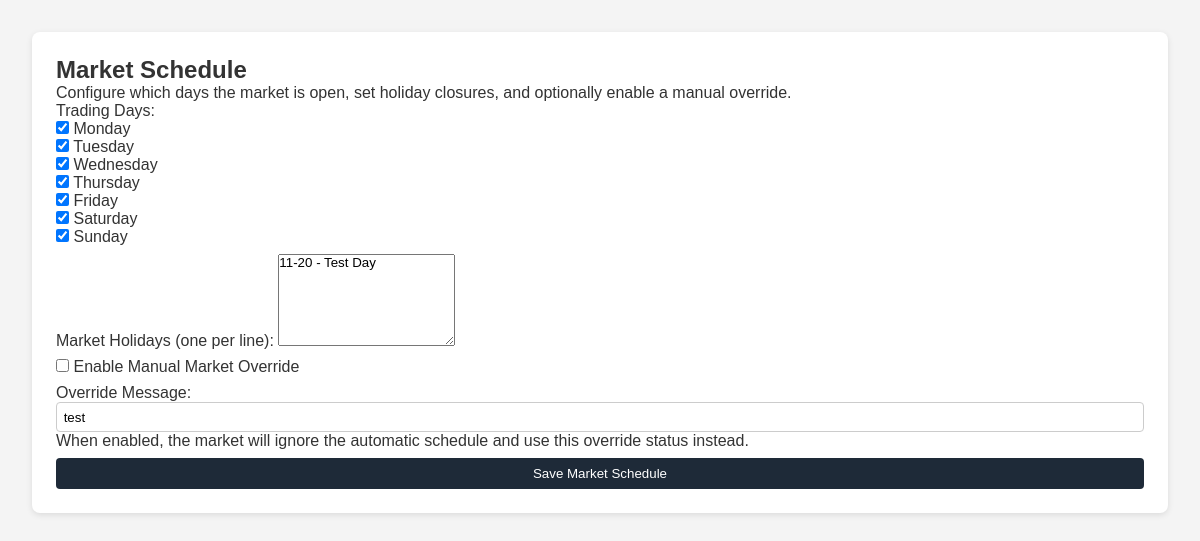
The app's page /admin/market/schedule (signed in), older data.
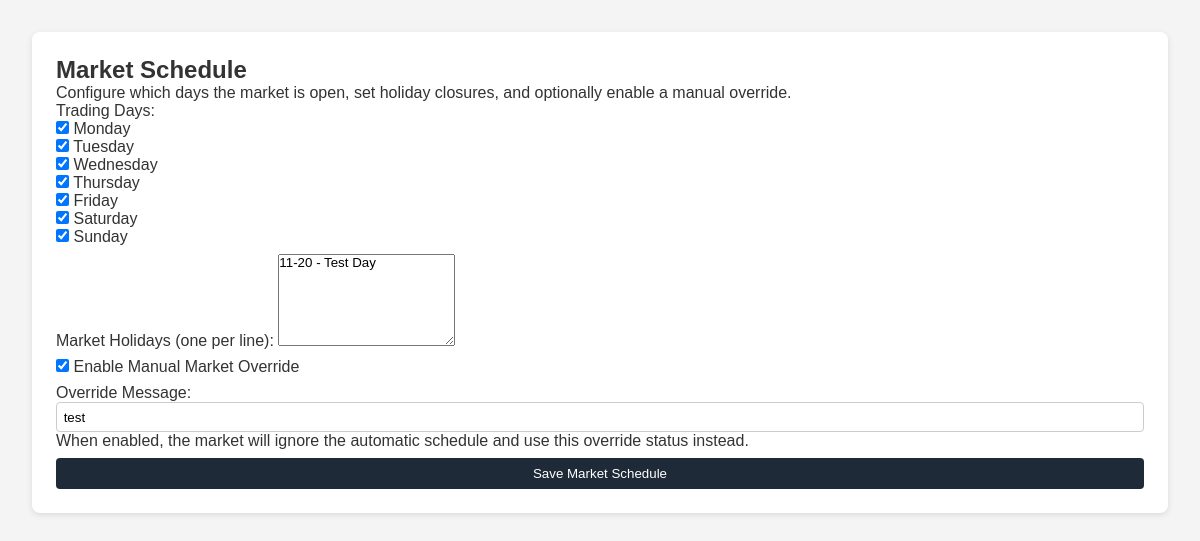
The same page, newer data.
### tables this page shows
CREATE TABLE market_schedule (
    id INTEGER PRIMARY KEY CHECK (id = 1),
    open_time TEXT DEFAULT '09:30',
    close_time TEXT DEFAULT '16:00',
    timezone TEXT DEFAULT 'EST',
    trading_days TEXT DEFAULT 'monday,tuesday,wednesday,thursday,friday',
    holidays TEXT DEFAULT '',
    manual_override INTEGER DEFAULT 0,
    manual_message TEXT DEFAULT ''
);

### app.py (the view, shortened to what this page needs)
@app.route("/admin/market/schedule", methods=["GET", "POST"])
def admin_market_schedule():
    check = require_admin()
    if check:
        return check
    conn = get_db_connection()
    settings = get_market_schedule()
    conn.close()
    active_days = settings["trading_days"].split(",") if settings["trading_days"] else []
    all_days = ["monday","tuesday","wednesday","thursday","friday","saturday","sunday"]
    return render_template(
        "admin_market_schedule.html",
        settings=settings,
        active_days=active_days,
        days=all_days
    )

### app.py (called while the page is built)
def get_db_connection():
    conn = sqlite3.connect(DB_NAME, timeout=5, check_same_thread=False)
    conn.row_factory = sqlite3.Row
    conn.execute("PRAGMA journal_mode=WAL;")
    conn.execute("PRAGMA busy_timeout = 5000;")
    return conn

def require_admin():
    if 'user_id' not in session:
        flash("You must be logged in.", "error")
        return redirect(url_for('login'))
    conn = get_db_connection()
    user = conn.execute(
        'SELECT is_admin FROM users WHERE user_id = ?',
        (session['user_id'],)
    ).fetchone()
    conn.close()
    if not user:
        flash("User not found.", "error")
        return redirect(url_for('login'))
    is_admin = user['is_admin'] if 'is_admin' in user.keys() else 0
    if int(is_admin) != 1:
        flash("Administrator access required.", "error")
        if 'user_id' in session:
            return redirect(url_for('dashboard', user_id=session.get('user_id')))
        return redirect(url_for('login'))
    return None

def get_market_schedule():
    conn = get_db_connection()
    schedule = conn.execute(
        "SELECT * FROM market_schedule ORDER BY id DESC LIMIT 1"
    ).fetchone()
    conn.close()
    return schedule

### templates/admin_market_schedule.html (shortened to what this page needs)
<!DOCTYPE html>
<html lang="en">
<head>
  <link rel="stylesheet" href="{{ url_for('static', filename='styles.css') }}">
</head>
<body>
<main>
  <section class="panel">
    <h2>Market Schedule</h2>
    <p>Configure which days the market is open, set holiday closures, and optionally enable a manual override.</p>
    <form method="post">
      <div>
        <label>Trading Days:</label>
        {% for day in days %}
          <div>
            <input
              type="checkbox"
              id="day_{{ day }}"
              name="day_{{ day }}"
              value="{{ day }}"
              {% if day in active_days %}checked{% endif %}
            >
            <label for="day_{{ day }}">{{ day.capitalize() }}</label>
          </div>
        {% endfor %}
      </div>
      <div>
        <label for="holidays">Market Holidays (one per line):</label>
        <textarea
          id="holidays"
          name="holidays"
          rows="6"
          placeholder="01-01 - New Year's Day&#10;07-04 - Independence Day&#10;12-25 - Christmas Day"
        >{{ settings.holidays or "" }}</textarea>
      </div>
      <div class="manual-override-block">
        <label>
          <input
            type="checkbox"
            id="manual_override"
            name="manual_override"
            {% if settings.manual_override %}checked{% endif %}
          >
          Enable Manual Market Override
        </label>
        <div style="margin-top: 8px;">
          <label for="manual_message">Override Message:</label>
          <input
            type="text"
            id="manual_message"
            name="manual_message"
            placeholder="Reason for override (optional)"
            value="{{ settings.manual_message or '' }}"
            style="width: 100%;"
          >
        </div>
        <p class="note">
          When enabled, the market will ignore the automatic schedule and use this override status instead.
        </p>
      </div>
      <button type="submit">Save Market Schedule</button>
    </form>
  </section>
</main>
</body>
</html>

Row changes from the older to the newer data that the page shows:
changed market_schedule "11-20 - Test Day": manual_override "☐" → "☑"
